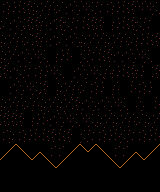

This game map was drawn from its Tiled (.tmx) file and the tilesets committed beside it. A one-line description and the full map source follow:
An orthogonal 20x12 tile map with 8x16 px tiles, 1 tile layer (Tile Layer 1), 2 tilesets.

<map version="1.0" orientation="orthogonal" width="20" height="12" tilewidth="8" tileheight="16">
 <tileset firstgid="1" name="tileset_vector_b" tilewidth="8" tileheight="16">
  <image source="tileset_vector_b.png" trans="ffff7f" width="104" height="26" />
 </tileset>
 <tileset firstgid="14" name="tileset_stars" tilewidth="8" tileheight="16">
  <image source="tileset_stars.png" trans="ffff7f" width="104" height="26" />
 </tileset>
 <layer name="Tile Layer 1" width="20" height="12" opacity="0.9">
  <data>
   <tile gid="14" />
   <tile gid="15" />
   <tile gid="16" />
   <tile gid="17" />
   <tile gid="18" />
   <tile gid="19" />
   <tile gid="20" />
   <tile gid="21" />
   <tile gid="22" />
   <tile gid="23" />
   <tile gid="24" />
   <tile gid="25" />
   <tile gid="26" />
   <tile gid="14" />
   <tile gid="15" />
   <tile gid="16" />
   <tile gid="17" />
   <tile gid="24" />
   <tile gid="24" />
   <tile gid="25" />
   <tile gid="21" />
   <tile gid="22" />
   <tile gid="23" />
   <tile gid="17" />
   <tile gid="17" />
   <tile gid="20" />
   <tile gid="22" />
   <tile gid="17" />
   <tile gid="25" />
   <tile gid="26" />
   <tile gid="16" />
   <tile gid="17" />
   <tile gid="17" />
   <tile gid="13" />
   <tile gid="15" />
   <tile gid="16" />
   <tile gid="17" />
   <tile gid="25" />
   <tile gid="26" />
   <tile gid="13" />
   <tile gid="18" />
   <tile gid="19" />
   <tile gid="20" />
   <tile gid="21" />
   <tile gid="17" />
   <tile gid="20" />
   <tile gid="22" />
   <tile gid="21" />
   <tile gid="22" />
   <tile gid="23" />
   <tile gid="18" />
   <tile gid="19" />
   <tile gid="19" />
   <tile gid="18" />
   <tile gid="19" />
   <tile gid="20" />
   <tile gid="21" />
   <tile gid="15" />
   <tile gid="16" />
   <tile gid="17" />
   <tile gid="18" />
   <tile gid="19" />
   <tile gid="22" />
   <tile gid="23" />
   <tile gid="24" />
   <tile gid="25" />
   <tile gid="13" />
   <tile gid="15" />
   <tile gid="16" />
   <tile gid="13" />
   <tile gid="25" />
   <tile gid="26" />
   <tile gid="16" />
   <tile gid="17" />
   <tile gid="22" />
   <tile gid="22" />
   <tile gid="23" />
   <tile gid="24" />
   <tile gid="25" />
   <tile gid="13" />
   <tile gid="17" />
   <tile gid="22" />
   <tile gid="25" />
   <tile gid="26" />
   <tile gid="14" />
   <tile gid="15" />
   <tile gid="24" />
   <tile gid="25" />
   <tile gid="13" />
   <tile gid="22" />
   <tile gid="23" />
   <tile gid="24" />
   <tile gid="25" />
   <tile gid="20" />
   <tile gid="15" />
   <tile gid="16" />
   <tile gid="17" />
   <tile gid="15" />
   <tile gid="13" />
   <tile gid="17" />
   <tile gid="13" />
   <tile gid="22" />
   <tile gid="23" />
   <tile gid="24" />
   <tile gid="25" />
   <tile gid="17" />
   <tile gid="13" />
   <tile gid="18" />
   <tile gid="19" />
   <tile gid="20" />
   <tile gid="21" />
   <tile gid="14" />
   <tile gid="15" />
   <tile gid="13" />
   <tile gid="20" />
   <tile gid="13" />
   <tile gid="16" />
   <tile gid="14" />
   <tile gid="15" />
   <tile gid="13" />
   <tile gid="18" />
   <tile gid="19" />
   <tile gid="20" />
   <tile gid="21" />
   <tile gid="20" />
   <tile gid="18" />
   <tile gid="19" />
   <tile gid="18" />
   <tile gid="19" />
   <tile gid="17" />
   <tile gid="22" />
   <tile gid="23" />
   <tile gid="22" />
   <tile gid="23" />
   <tile gid="24" />
   <tile gid="25" />
   <tile gid="13" />
   <tile gid="23" />
   <tile gid="13" />
   <tile gid="16" />
   <tile gid="17" />
   <tile gid="17" />
   <tile gid="17" />
   <tile gid="13" />
   <tile gid="15" />
   <tile gid="16" />
   <tile gid="22" />
   <tile gid="23" />
   <tile gid="24" />
   <tile gid="25" />
   <tile gid="24" />
   <tile gid="25" />
   <tile gid="18" />
   <tile gid="19" />
   <tile gid="18" />
   <tile gid="19" />
   <tile gid="20" />
   <tile gid="21" />
   <tile gid="18" />
   <tile gid="19" />
   <tile gid="14" />
   <tile gid="18" />
   <tile gid="14" />
   <tile gid="15" />
   <tile gid="16" />
   <tile gid="16" />
   <tile gid="17" />
   <tile gid="16" />
   <tile gid="17" />
   <tile gid="13" />
   <tile gid="25" />
   <tile gid="26" />
   <tile gid="14" />
   <tile gid="15" />
   <tile gid="16" />
   <tile gid="25" />
   <tile gid="26" />
   <tile gid="14" />
   <tile gid="15" />
   <tile gid="16" />
   <tile gid="1" />
   <tile gid="2" />
   <tile gid="3" />
   <tile gid="4" />
   <tile gid="7" />
   <tile gid="8" />
   <tile gid="14" />
   <tile gid="14" />
   <tile gid="1" />
   <tile gid="2" />
   <tile gid="5" />
   <tile gid="6" />
   <tile gid="3" />
   <tile gid="4" />
   <tile gid="14" />
   <tile gid="14" />
   <tile gid="7" />
   <tile gid="8" />
   <tile gid="11" />
   <tile gid="12" />
   <tile gid="13" />
   <tile gid="13" />
   <tile gid="13" />
   <tile gid="13" />
   <tile gid="13" />
   <tile gid="13" />
   <tile gid="5" />
   <tile gid="6" />
   <tile gid="13" />
   <tile gid="13" />
   <tile gid="13" />
   <tile gid="13" />
   <tile gid="13" />
   <tile gid="13" />
   <tile gid="5" />
   <tile gid="6" />
   <tile gid="13" />
   <tile gid="13" />
   <tile gid="13" />
   <tile gid="13" />
   <tile gid="13" />
   <tile gid="13" />
   <tile gid="13" />
   <tile gid="13" />
   <tile gid="13" />
   <tile gid="13" />
   <tile gid="13" />
   <tile gid="13" />
   <tile gid="13" />
   <tile gid="13" />
   <tile gid="13" />
   <tile gid="13" />
   <tile gid="13" />
   <tile gid="13" />
   <tile gid="13" />
   <tile gid="13" />
   <tile gid="13" />
   <tile gid="13" />
   <tile gid="13" />
   <tile gid="13" />
  </data>
 </layer>
</map>